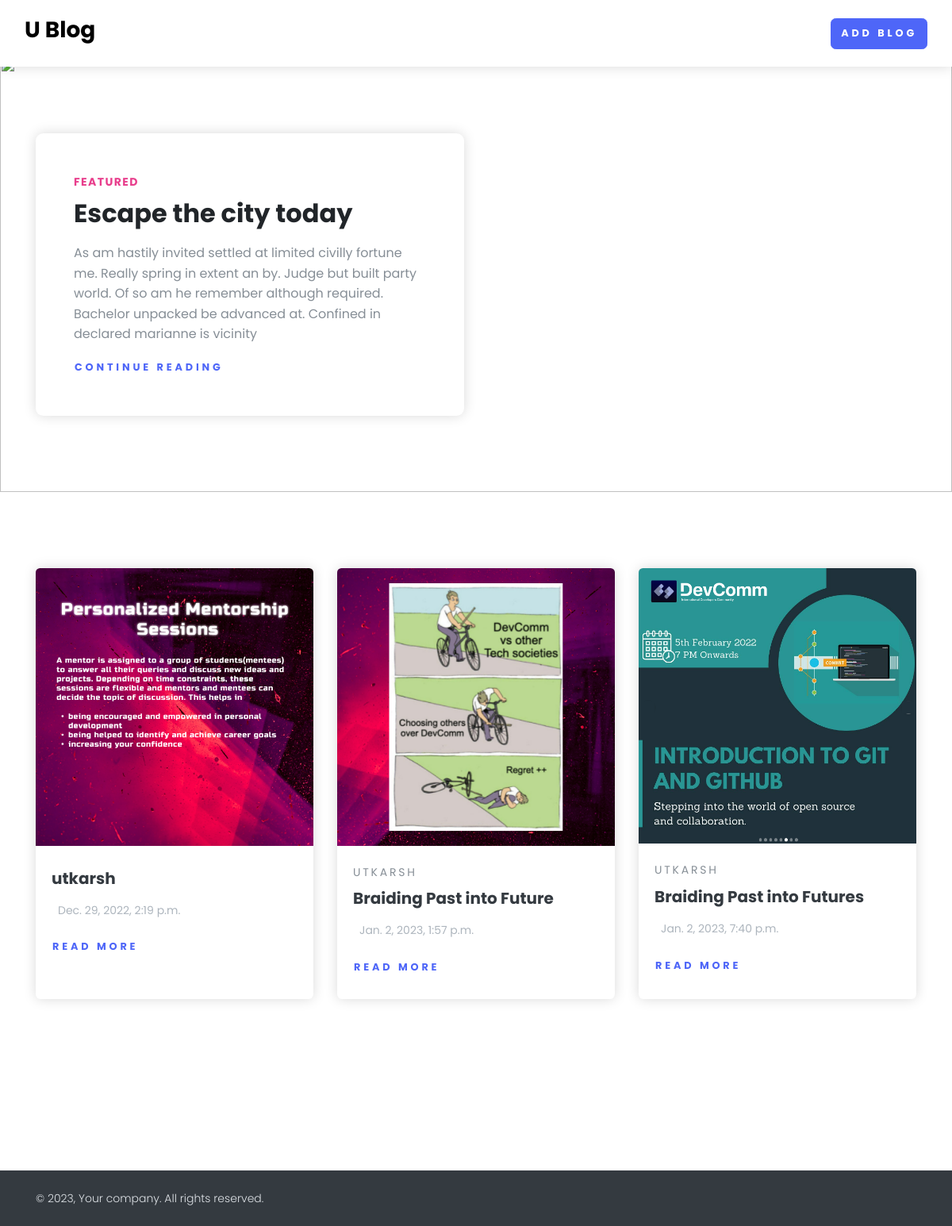
The page / on the database its author committed.
### home/models.py (models this page shows, shortened)
class BlogModel(models.Model) :
    title = models.CharField(max_length=1000)
    content = FroalaField()
    slug = models.SlugField(max_length=1000, null=True, blank=True)
    created = models.DateTimeField(auto_now_add=True)
    user = models.ForeignKey(User, null=True, blank=True, on_delete=models.CASCADE)
    image = models.ImageField(upload_to='blog')
    update = models.DateTimeField(auto_now=True)

### home/views.py (the view)
# urls.py: 2. Add a URL to urlpatterns:  path('', views.home, name='home')
def home(request):
    context = {'blogs' : BlogModel.objects.all()}
    return render(request, 'home.html', context)

### home/templates/home.html (shortened to what this page needs)
{% extends 'base.html' %} {% block start %}
<section class="position-relative py-6">
  <img
    class="bg-image"
    src="https://images.pexels.com/photos/1761279/pexels-photo-1761279.jpeg?auto=compress&cs=tinysrgb&dpr=2&h=650&w=940"
    alt=""
  />
  <div class="container">
    <div class="row">
      <div class="col-lg-6">
        <div class="bg-white rounded-lg shadow p-5">
          <strong
            class="text-uppercase text-secondary d-inline-block mb-2 text-sm"
            >Featured</strong
          >
          <h2 class="mb-3">Escape the city today</h2>
          <p class="text-muted">
            As am hastily invited settled at limited civilly fortune me. Really
            spring in extent an by. Judge but built party world. Of so am he
            remember although required. Bachelor unpacked be advanced at.
            Confined in declared marianne is vicinity
          </p>
          <a class="btn btn-link p-0" href="post.html"
            >Continue reading </a>
        </div>
      </div>
    </div>
  </div>
</section>
<section class="py-6">
  <div class="container">
    <div class="row mb-5">
      {% for blog in blogs %}
      <div class="col-lg-4 col-sm-6 mb-4 hover-animate">
        <div class="card shadow border-0 h-100">
          <a href="{% url 'blog_detail' blog.slug %}"
            ><img
              class="img-fluid card-img-top"
              src="/media/{{blog.image}}"
              alt="..."
          /></a>
          <div class="card-body">
            <a
              class="text-uppercase text-muted text-sm letter-spacing-2"
              href="#"
              >{{blog.user.username}}
            </a>
            <h5 class="my-2">
              <a class="text-dark" href="{% url 'blog_detail' blog.slug %}"
                >{{blog.title}}
              </a>
            </h5>
            <p class="text-gray-500 text-sm my-3">
              {{blog.created}}
            </p>
            <a
              class="btn btn-link pl-0"
              href="{% url 'blog_detail' blog.slug %}"
              >Read more</a>
          </div>
        </div>
      </div>
      {% endfor %}
    </div>
  </div>
</section>
{% endblock %}

### home/templates/base.html (shortened to what this page needs)
<!DOCTYPE html>
<html lang="en">
<head>
    <link rel="stylesheet" href="/media/css/nouislider.css">
    <link rel="stylesheet" href="/media/css/swiper.min.css">
    <link rel="stylesheet" href="/media/css/magnific-popup.css">
    <link rel="stylesheet" href="/media/css/default.css" id="theme-stylesheet">
   </head>
  <body style="padding-top: 72px;">
    <header class="header">
      <nav class="navbar navbar-expand-lg fixed-top shadow navbar-light bg-white">
        <div class="container-fluid">
          <div class="d-flex align-items-center"><a class="navbar-brand py-1" href="/">
          <h3>U Blog</h3>
          </div>
          <div class="collapse navbar-collapse" id="navbarCollapse">
            <ul class="navbar-nav ml-auto">
              {% if request.user.is_authenticated %}
              <li class="nav-item mt-3 mt-lg-0 ml-lg-3 d-lg-none d-xl-inline-block">
                <a class="btn btn-primary" href="{% url 'add_blog' %}">Add Blog</a>
              </li>
              <li class="nav-item mt-3 mt-lg-0 ml-lg-3 d-lg-none d-xl-inline-block">
                <a class="btn btn-danger" href="{% url 'logout_view' %}">Log out</a></li>
              {% else %}
              <li class="nav-item mt-3 mt-lg-0 ml-lg-3 d-lg-none d-xl-inline-block">
                <a class="btn btn-primary" href="{% url 'login_view' %}">Add Blog</a></li>
              {%endif%}
            </ul>
          </div>
        </div>
      </nav>
    </header>
    {% block start  %}
    {% endblock  %}
    <footer class="position-relative z-index-10 d-print-none">
      <div class="py-4 font-weight-light bg-gray-800 text-gray-300">
        <div class="container">
          <div class="row align-items-center">
            <div class="col-md-6 text-center text-md-left">
              <p class="text-sm mb-md-0">&copy; 2023, Your company.  All rights reserved.</p>
            </div>
          </div>
        </div>
      </div>
    </footer>
  </body>
</html>

### rows shown on the page
BlogModel: image (picture), title "utkarsh", created "Dec. 29, 2022, 2:19 p.m."
BlogModel: image (picture), user.username "UTKARSH", title "Braiding Past into Future", created "Jan. 2, 2023, 1:57 p.m."
BlogModel: image (picture), user.username "UTKARSH", title "Braiding Past into Futures", created "Jan. 2, 2023, 7:40 p.m."
